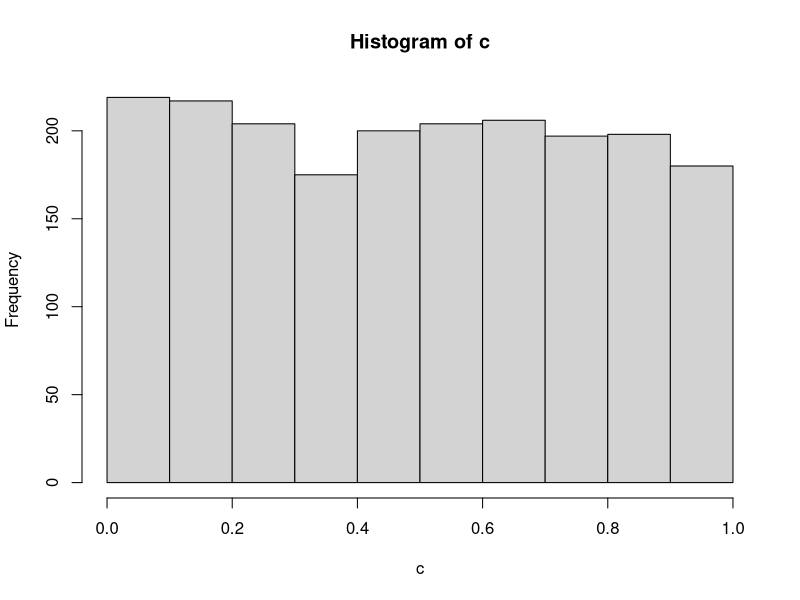

This figure's R source: (Note: a time limit stopped this script after it produced the figure.)
## ---- chunk 1
knitr::opts_chunk$set(echo = TRUE)
## ---- chunk 2
mother_pop <- rnorm(n = 100, mean = 0, sd = 1)
another_pop <- rnorm(n = 100, mean = 0, sd = 1)
t.test(mother_pop, another_pop)$p.value
## ---- chunk 3
# uniform distribution
c <- c()
for (i in 1:2000){
  mo_pop <- rnorm(n = 100, mean = 0, sd = 1)
  fa_pop <- rnorm(n = 100, mean = 0, sd = 1)
  x <- t.test(mo_pop, fa_pop)$p.value
  c[i] <- x
}
hist(c)
## ---- chunk 4
# the probability of making the type I error 
# false positives 
sum(c < 0.05)/ length(c)

# we make tyoe I error at the same rate of alpha, the significance level 
## ---- chunk 5
ans <- c()
for (i in 1:1000){
  c <- c()
  for (j in 1:i){
    mo_pop <- rnorm(n = 100, mean = 0, sd = 1)
    fa_pop <- rnorm(n = 100, mean = 0, sd = 1)
    x <- t.test(mo_pop, fa_pop)$p.value
    c[j] <- x
  }
  ans[i] <- 1 - (1-0.05)^i
}

hist(ans)
## ---- chunk 6
alpha <- 0.05
plot(1:2000, 1 - (1-alpha)^seq(1:2000), type = "l", xlab = "m0", ylab = "")
## ---- chunk 7
alpha <- 0.05
m <- seq(1:20000)
plot(1:20000, 1 - (1-alpha/m)^m, type = "l", xlab = "m", ylab = "")
## ---- chunk 8
?p.adjust
## ---- chunk 9
c <- c()
for (i in 1:10000){
  mo_pop <- rnorm(n = 10, mean = 0, sd = 1)
  fa_pop <- rnorm(n = 10, mean = 2, sd = 1)
  x <- t.test(mo_pop, fa_pop)$p.value
  c[i] <- x
}
hist(c)
sum(c >= 0.05)/length(c)
## ---- chunk 10
effect <- seq(0.1,2,by = 0.1)
power <- c()
for (effectsize in effect){
  c = c()
  for (i in 1:1000){
    mo_pop <- rnorm(n = 10, mean = 0, sd = 1)
    al_pop <- rnorm(n = 10, mean = effectsize, sd = 1)
    x <- t.test(mo_pop, al_pop)$p.value
    c[i] <- x
  }
  a <- 1 - (sum(c>0.05)/length(c))
  power[effectsize*10] <- a
}
power <- cbind(effect, power)
plot(power)
## ---- chunk 11
c <- c()
for (i in 1:10000){
  mo_pop <- rnorm(n = 10, mean = 0, sd = 0.5)
  fa_pop <- rnorm(n = 10, mean = 1.5, sd = 0.5)
  x <- t.test(mo_pop, fa_pop)$p.value
  c[i] <- x
}
hist(c)
1 - sum(c >= 0.05)/length(c)
## ---- chunk 12
sd <- seq(1, 5, by = 1)
power <- c()
for (dev in sd){
  c = c()
  for (i in 1:1000){
    mo_pop <- rnorm(n = 10, mean = 0, sd = 1)
    al_pop <- rnorm(n = 10, mean = 1.5, sd = dev)
    x <- t.test(mo_pop, al_pop)$p.value
    c[i] <- x
  }
  a <- 1 - (sum(c>0.05)/length(c))
  power[dev] <- a
}
power <- cbind(sd, power)
plot(power, type = "l")
## ---- chunk 13
size <- seq(10, 200, by = 10)
power <- c()
for (samplesize in size){
  c = c()
  for (i in 1:1000){
    mo_pop <- rnorm(n = samplesize, mean = 0, sd = 1)
    al_pop <- rnorm(n = samplesize, mean = 0.5, sd = 1)
    x <- t.test(mo_pop, al_pop)$p.value
    c[i] <- x
  }
  a <- 1 - (sum(c>0.05)/length(c))
  power[samplesize/10] <- a
}
power <- cbind(size, power)
plot(power, type = "l")
